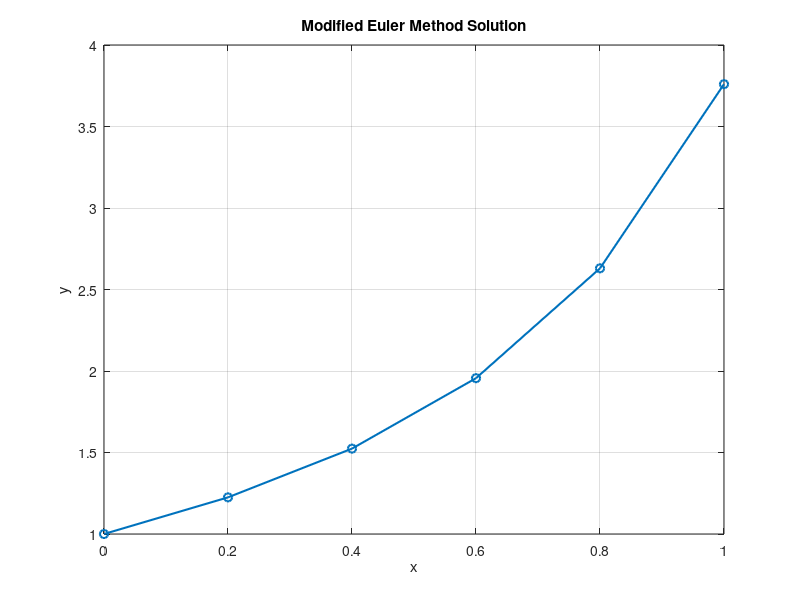

MATLAB code to generate this figure:
% Initial Value Problem: dy/dx = y * (1 + x^2), y(0) = 1
% Modified Euler Method Implementation

% Parameters
f = @(x, y) y * (1 + x^2); % Differential equation
x0 = 0; % Initial x
y0 = 1; % Initial y
h = 0.2; % Step size
x_end = 1.0; % End of the interval

% Discretization
x = x0:h:x_end; % Generate x values
y = zeros(size(x)); % Preallocate y array
y(1) = y0; % Initial condition

% Modified Euler method iterations
for i = 1:(length(x) - 1)
    % Predictor step (Euler method)
    y_predictor = y(i) + h * f(x(i), y(i));
    
    % Corrector step (averaging slopes)
    y(i + 1) = y(i) + (h / 2) * (f(x(i), y(i)) + f(x(i + 1), y_predictor));
end

% Display results
disp('Results using Modified Euler Method:');
disp('x values:');
disp(x');
disp('y values:');
disp(y');

% Plot the results
figure;
plot(x, y, '-o', 'LineWidth', 1.5);
title('Modified Euler Method Solution');
xlabel('x');
ylabel('y');
grid on;
